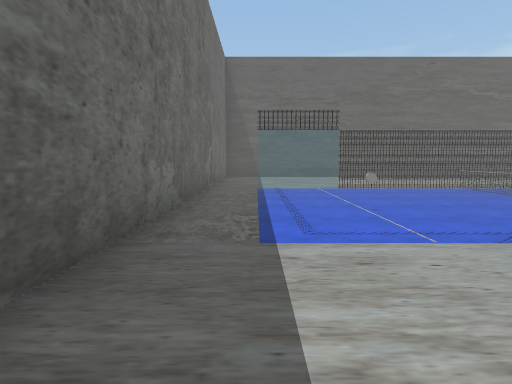
[1] (above)

14 first-person views from a walk through a Unity game level. The camera is 1.4 m above the floor, tilts 6° down and sees 80° across. The floor is counted in squares, 2 m on a side. Each view is taken from the middle of a square. On the plan, view 1 faces up. The plan holds only what a view shows up to about 10 squares ahead; the rest is blank. The player character is not drawn. Some surface patterns are stand-ins.

[2]
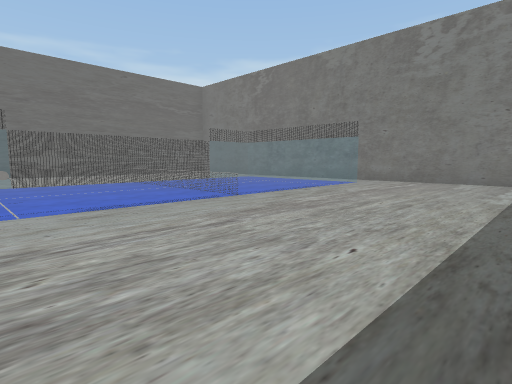

[3]
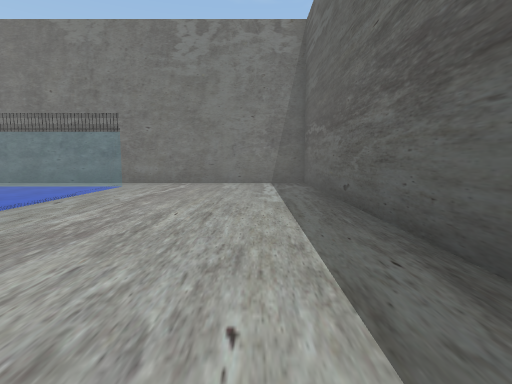

[4]
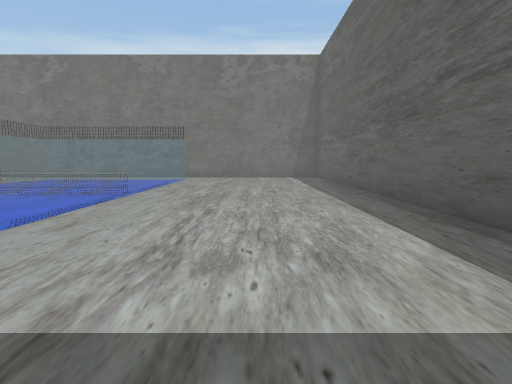

[5]
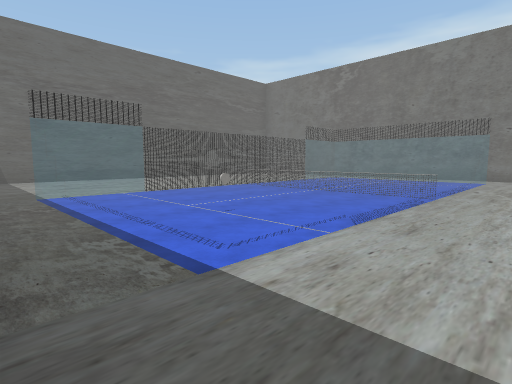

[6]
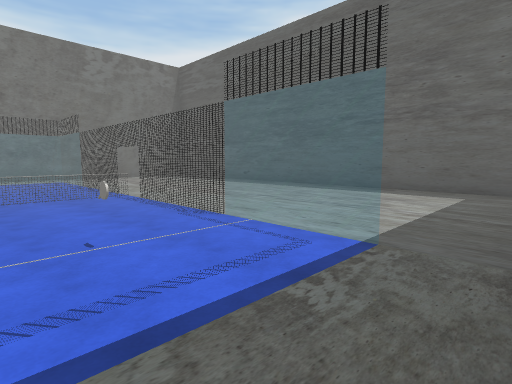

[7]
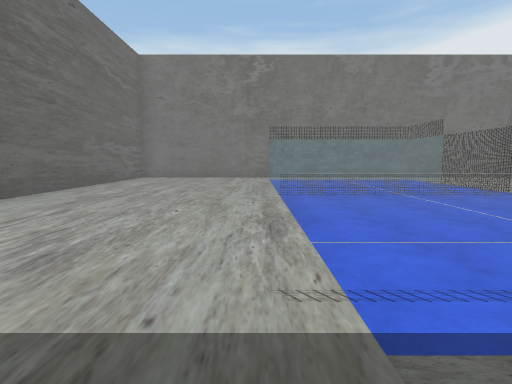

[8]
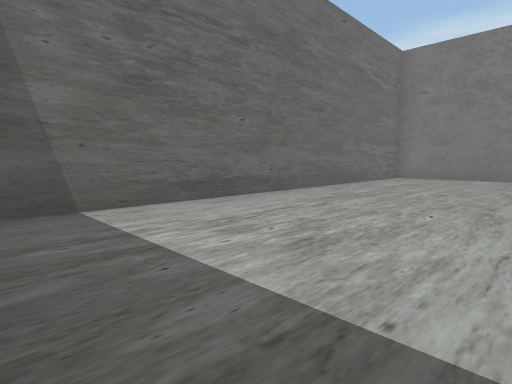

[9]
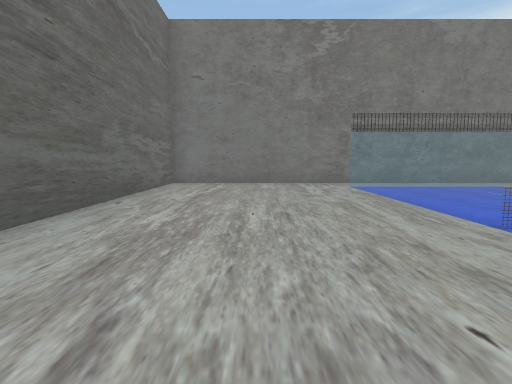

[10]
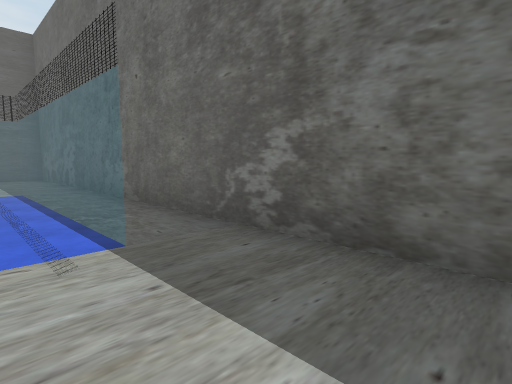

[11]
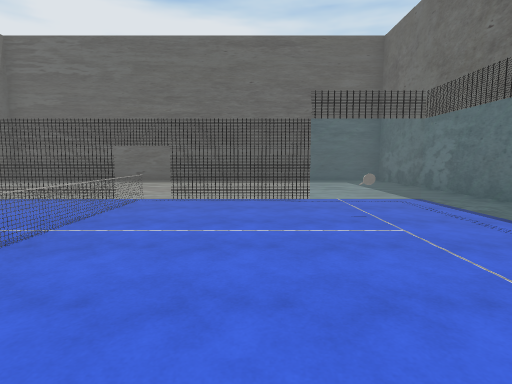

[12]
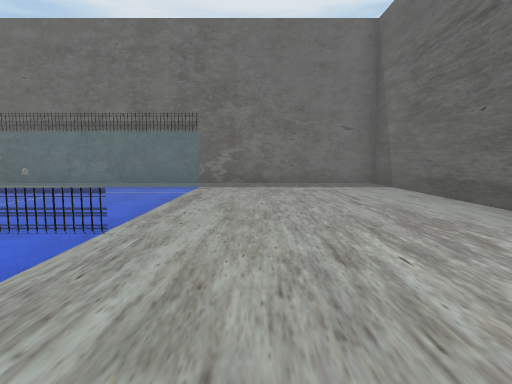

[13]
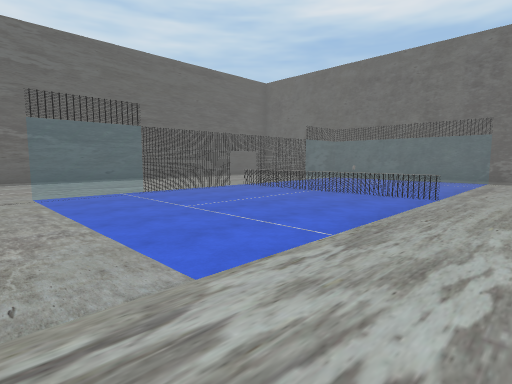

[14]
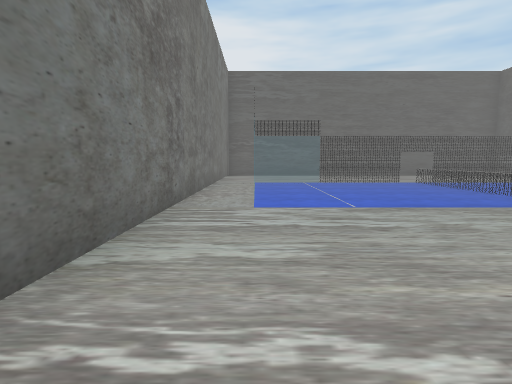

### Floor plan
Key: @ floor where view 1 was taken; # wall or solid block; . floor; = window, fence, low wall or low ledge; O other object.
Columns run from 2 left of view 1 to 12 right of it. Each row starts with its distance up from view 1.
 13 ###############
 12 #.............#
 11 #.............#
 10 #.............#
  9 #.............#
  8 #.......===...#
  7 #.======# #==.#
  6 #. ....=.... .#
  5 #. ....=.... .#
  4 #. .O..=.... .#
  3 #.===========.#
  2 #..####.####..#
  1 #.............#
  0 #.@...........#
 -1 #.............#
 -2 #.............#
 -3 ###############

Where each view was taken, in squares from view 1:
view 1: 0 up, 0 right, facing up
view 2: 2 down, 1 right, facing up-right
view 3: 1 down, 2 right, facing right
view 4: 0 up, 1 left, facing right
view 5: 1 up, 1 left, facing up-right
view 6: 5 up, 1 left, facing down-right
view 7: 8 up, 1 left, facing right
view 8: 8 up, 1 left, facing up-right
view 9: 10 up, 2 right, facing right
view 10: 10 up, 1 right, facing down-left
view 11: 8 up, 3 right, facing down
view 12: 9 up, 8 right, facing left
view 13: 9 up, 11 right, facing down-left
view 14: 12 up, 10 right, facing down
